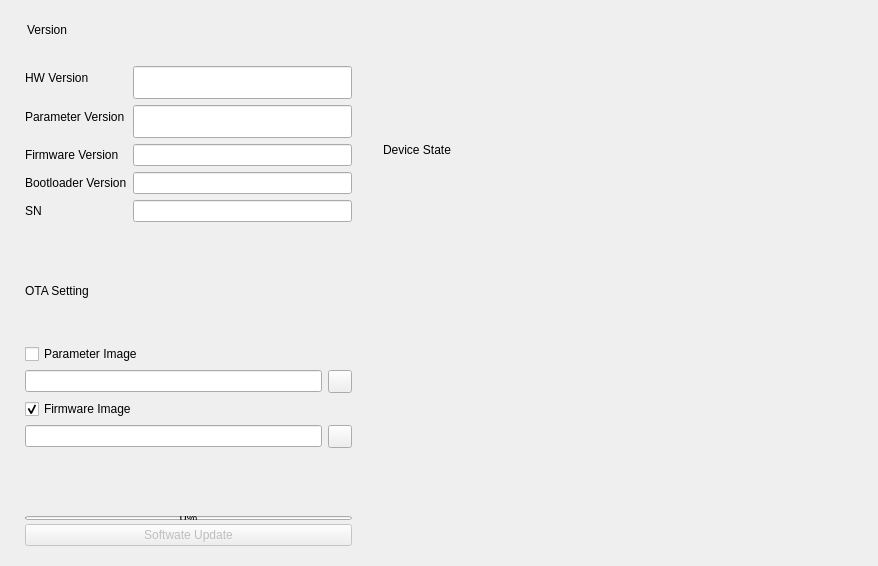
       <widget class="QWidget" name="IOT_TAB">
        <attribute name="title">
         <string>IoT</string>
        </attribute>
        <layout class="QHBoxLayout" name="horizontalLayout_23">
         <item>
          <widget class="CardWidget" name="SettingCard_4">
           <property name="sizePolicy">
            <sizepolicy hsizetype="Preferred" vsizetype="Expanding">
             <horstretch>0</horstretch>
             <verstretch>0</verstretch>
            </sizepolicy>
           </property>
           <property name="minimumSize">
            <size>
             <width>350</width>
             <height>0</height>
            </size>
           </property>
           <property name="maximumSize">
            <size>
             <width>400</width>
             <height>16777215</height>
            </size>
           </property>
           <property name="styleSheet">
            <string notr="true"/>
           </property>
           <layout class="QVBoxLayout" name="verticalLayout_19">
            <item>
             <layout class="QVBoxLayout" name="verticalLayout_20">
              <item>
               <layout class="QHBoxLayout" name="horizontalLayout_20">
                <property name="leftMargin">
                 <number>5</number>
                </property>
                <item>
                 <spacer name="horizontalSpacer_20">
                  <property name="orientation">
                   <enum>Qt::Horizontal</enum>
                  </property>
                  <property name="sizeType">
                   <enum>QSizePolicy::Fixed</enum>
                  </property>
                  <property name="sizeHint" stdset="0">
                   <size>
                    <width>2</width>
                    <height>20</height>
                   </size>
                  </property>
                 </spacer>
                </item>
                <item>
                 <widget class="StrongBodyLabel" name="ParamConfLabel_4">
                  <property name="text">
                   <string>Version</string>
                  </property>
                 </widget>
                </item>
                <item>
                 <spacer name="horizontalSpacer_21">
                  <property name="orientation">
                   <enum>Qt::Horizontal</enum>
                  </property>
                  <property name="sizeHint" stdset="0">
                   <size>
                    <width>40</width>
                    <height>20</height>
                   </size>
                  </property>
                 </spacer>
                </item>
               </layout>
              </item>
              <item>
               <layout class="QVBoxLayout" name="verticalLayout_21">
                <property name="leftMargin">
                 <number>5</number>
                </property>
                <property name="topMargin">
                 <number>10</number>
                </property>
                <item>
                 <layout class="QFormLayout" name="formLayout_4">
                  <property name="topMargin">
                   <number>10</number>
                  </property>
                  <property name="bottomMargin">
                   <number>10</number>
                  </property>
                  <item row="0" column="0">
                   <widget class="BodyLabel" name="BodyLabel_PID_4">
                    <property name="sizePolicy">
                     <sizepolicy hsizetype="Expanding" vsizetype="Preferred">
                      <horstretch>0</horstretch>
                      <verstretch>0</verstretch>
                     </sizepolicy>
                    </property>
                    <property name="minimumSize">
                     <size>
                      <width>0</width>
                      <height>0</height>
                     </size>
                    </property>
                    <property name="maximumSize">
                     <size>
                      <width>16777215</width>
                      <height>16777215</height>
                     </size>
                    </property>
                    <property name="text">
                     <string>HW Version</string>
                    </property>
                   </widget>
                  </item>
                  <item row="0" column="1">
                   <widget class="LineEdit" name="HWVersion_4">
                    <property name="sizePolicy">
                     <sizepolicy hsizetype="Expanding" vsizetype="Fixed">
                      <horstretch>0</horstretch>
                      <verstretch>0</verstretch>
                     </sizepolicy>
                    </property>
                    <property name="minimumSize">
                     <size>
                      <width>180</width>
                      <height>33</height>
                     </size>
                    </property>
                    <property name="text">
                     <string/>
                    </property>
                    <property name="readOnly">
                     <bool>true</bool>
                    </property>
                    <property name="clearButtonEnabled">
                     <bool>false</bool>
                    </property>
                   </widget>
                  </item>
                  <item row="1" column="0">
                   <widget class="BodyLabel" name="BodyLabel_MAC_4">
                    <property name="sizePolicy">
                     <sizepolicy hsizetype="Expanding" vsizetype="Preferred">
                      <horstretch>0</horstretch>
                      <verstretch>0</verstretch>
                     </sizepolicy>
                    </property>
                    <property name="minimumSize">
                     <size>
                      <width>39</width>
                      <height>0</height>
                     </size>
                    </property>
                    <property name="maximumSize">
                     <size>
                      <width>16777215</width>
                      <height>16777215</height>
                     </size>
                    </property>
                    <property name="text">
                     <string>Parameter Version</string>
                    </property>
                   </widget>
                  </item>
                  <item row="1" column="1">
                   <widget class="LineEdit" name="ParameterVersion_4">
                    <property name="sizePolicy">
                     <sizepolicy hsizetype="Expanding" vsizetype="Fixed">
                      <horstretch>0</horstretch>
                      <verstretch>0</verstretch>
                     </sizepolicy>
                    </property>
                    <property name="minimumSize">
                     <size>
                      <width>154</width>
                      <height>33</height>
                     </size>
                    </property>
                    <property name="text">
                     <string/>
                    </property>
                    <property name="readOnly">
                     <bool>true</bool>
                    </property>
                    <property name="clearButtonEnabled">
                     <bool>true</bool>
                    </property>
                   </widget>
                  </item>
                  <item row="2" column="0">
                   <widget class="BodyLabel" name="BodyLabel_10">
                    <property name="text">
                     <string>Firmware Version</string>
                    </property>
                   </widget>
                  </item>
                  <item row="2" column="1">
                   <widget class="LineEdit" name="FirmwareVersion_4">
                    <property name="readOnly">
                     <bool>true</bool>
                    </property>
                   </widget>
                  </item>
                  <item row="3" column="0">
                   <widget class="BodyLabel" name="BodyLabel_11">
                    <property name="text">
                     <string>Bootloader Version</string>
                    </property>
                   </widget>
                  </item>
                  <item row="3" column="1">
                   <widget class="LineEdit" name="BootVersion_4">
                    <property name="readOnly">
                     <bool>true</bool>
                    </property>
                   </widget>
                  </item>
                  <item row="4" column="0">
                   <widget class="BodyLabel" name="BodyLabel_12">
                    <property name="text">
                     <string>SN</string>
                    </property>
                   </widget>
                  </item>
                  <item row="4" column="1">
                   <widget class="LineEdit" name="SN_4">
                    <property name="maxLength">
                     <number>32767</number>
                    </property>
                    <property name="dragEnabled">
                     <bool>false</bool>
                    </property>
                    <property name="readOnly">
                     <bool>true</bool>
                    </property>
                   </widget>
                  </item>
                 </layout>
                </item>
                <item>
                 <spacer name="verticalSpacer_17">
                  <property name="orientation">
                   <enum>Qt::Vertical</enum>
                  </property>
                  <property name="sizeHint" stdset="0">
                   <size>
                    <width>20</width>
                    <height>40</height>
                   </size>
                  </property>
                 </spacer>
                </item>
                <item>
                 <widget class="HorizontalSeparator" name="HorizontalSeparator_4"/>
                </item>
                <item>
                 <widget class="StrongBodyLabel" name="StrongBodyLabel_4">
                  <property name="sizePolicy">
                   <sizepolicy hsizetype="Preferred" vsizetype="Expanding">
                    <horstretch>0</horstretch>
                    <verstretch>0</verstretch>
                   </sizepolicy>
                  </property>
                  <property name="minimumSize">
                   <size>
                    <width>0</width>
                    <height>0</height>
                   </size>
                  </property>
                  <property name="text">
                   <string>OTA Setting</string>
                  </property>
                 </widget>
                </item>
                <item>
                 <spacer name="verticalSpacer_18">
                  <property name="orientation">
                   <enum>Qt::Vertical</enum>
                  </property>
                  <property name="sizeHint" stdset="0">
                   <size>
                    <width>20</width>
                    <height>40</height>
                   </size>
                  </property>
                 </spacer>
                </item>
                <item>
                 <widget class="CheckBox" name="CheckBox_Param_4">
                  <property name="enabled">
                   <bool>true</bool>
                  </property>
                  <property name="text">
                   <string>Parameter Image</string>
                  </property>
                  <property name="iconSize">
                   <size>
                    <width>8</width>
                    <height>8</height>
                   </size>
                  </property>
                 </widget>
                </item>
                <item>
                 <layout class="QHBoxLayout" name="ParamFileLayOut_4">
                  <property name="topMargin">
                   <number>0</number>
                  </property>
                  <item>
                   <widget class="LineEdit" name="ParamFileName_4"/>
                  </item>
                  <item>
                   <widget class="ToolButton" name="ParamFileToolButton_4">
                    <property name="text">
                     <string/>
                    </property>
                   </widget>
                  </item>
                 </layout>
                </item>
                <item>
                 <widget class="CheckBox" name="CheckBox_Firmware_4">
                  <property name="text">
                   <string>Firmware Image</string>
                  </property>
                  <property name="checked">
                   <bool>true</bool>
                  </property>
                 </widget>
                </item>
                <item>
                 <layout class="QHBoxLayout" name="FirmFileLayOut_4">
                  <property name="topMargin">
                   <number>0</number>
                  </property>
                  <item>
                   <widget class="LineEdit" name="FirmFileName_4"/>
                  </item>
                  <item>
                   <widget class="ToolButton" name="FirmFileToolButton_4"/>
                  </item>
                 </layout>
                </item>
                <item>
                 <spacer name="verticalSpacer_19">
                  <property name="orientation">
                   <enum>Qt::Vertical</enum>
                  </property>
                  <property name="sizeHint" stdset="0">
                   <size>
                    <width>20</width>
                    <height>40</height>
                   </size>
                  </property>
                 </spacer>
                </item>
                <item>
                 <widget class="BodyLabel" name="OTAStateLabel_4">
                  <property name="text">
                   <string/>
                  </property>
                  <property name="alignment">
                   <set>Qt::AlignCenter</set>
                  </property>
                 </widget>
                </item>
                <item>
                 <widget class="ProgressBar" name="UpdateProgressBar_4">
                  <property name="sizePolicy">
                   <sizepolicy hsizetype="Expanding" vsizetype="Minimum">
                    <horstretch>0</horstretch>
                    <verstretch>0</verstretch>
                   </sizepolicy>
                  </property>
                  <property name="minimumSize">
                   <size>
                    <width>0</width>
                    <height>4</height>
                   </size>
                  </property>
                  <property name="maximumSize">
                   <size>
                    <width>16777215</width>
                    <height>0</height>
                   </size>
                  </property>
                  <property name="baseSize">
                   <size>
                    <width>0</width>
                    <height>0</height>
                   </size>
                  </property>
                  <property name="autoFillBackground">
                   <bool>false</bool>
                  </property>
                  <property name="value">
                   <number>0</number>
                  </property>
                  <property name="textVisible">
                   <bool>true</bool>
                  </property>
                  <property name="orientation">
                   <enum>Qt::Horizontal</enum>
                  </property>
                  <property name="invertedAppearance">
                   <bool>false</bool>
                  </property>
                  <property name="textDirection">
                   <enum>QProgressBar::TopToBottom</enum>
                  </property>
                  <property name="useAni">
                   <bool>false</bool>
                  </property>
                  <property name="val">
                   <double>0.000000000000000</double>
                  </property>
                 </widget>
                </item>
                <item>
                 <widget class="PrimaryPushButton" name="ButtonStartOTA_4">
                  <property name="enabled">
                   <bool>false</bool>
                  </property>
                  <property name="sizePolicy">
                   <sizepolicy hsizetype="Expanding" vsizetype="Fixed">
                    <horstretch>0</horstretch>
                    <verstretch>0</verstretch>
                   </sizepolicy>
                  </property>
                  <property name="text">
                   <string>Softwate Update</string>
                  </property>
                  <property name="autoDefault">
                   <bool>true</bool>
                  </property>
                 </widget>
                </item>
               </layout>
              </item>
             </layout>
            </item>
           </layout>
          </widget>
         </item>
         <item>
          <widget class="CardWidget" name="DeviceCard_4">
           <property name="sizePolicy">
            <sizepolicy hsizetype="Preferred" vsizetype="Preferred">
             <horstretch>0</horstretch>
             <verstretch>0</verstretch>
            </sizepolicy>
           </property>
           <property name="minimumSize">
            <size>
             <width>500</width>
             <height>0</height>
            </size>
           </property>
           <property name="maximumSize">
            <size>
             <width>16777215</width>
             <height>16777215</height>
            </size>
           </property>
           <layout class="QVBoxLayout" name="verticalLayout_17">
            <property name="sizeConstraint">
             <enum>QLayout::SetDefaultConstraint</enum>
            </property>
            <item>
             <layout class="QVBoxLayout" name="verticalLayout_18" stretch="0,0">
              <property name="sizeConstraint">
               <enum>QLayout::SetMinAndMaxSize</enum>
              </property>
              <item>
               <layout class="QHBoxLayout" name="horizontalLayout_19">
                <property name="leftMargin">
                 <number>5</number>
                </property>
                <item>
                 <spacer name="horizontalSpacer_18">
                  <property name="orientation">
                   <enum>Qt::Horizontal</enum>
                  </property>
                  <property name="sizeType">
                   <enum>QSizePolicy::Fixed</enum>
                  </property>
                  <property name="sizeHint" stdset="0">
                   <size>
                    <width>2</width>
                    <height>20</height>
                   </size>
                  </property>
                 </spacer>
                </item>
                <item>
                 <widget class="StrongBodyLabel" name="DataProgressLabel_4">
                  <property name="text">
                   <string>Device State</string>
                  </property>
                 </widget>
                </item>
                <item>
                 <spacer name="horizontalSpacer_19">
                  <property name="orientation">
                   <enum>Qt::Horizontal</enum>
                  </property>
                  <property name="sizeHint" stdset="0">
                   <size>
                    <width>40</width>
                    <height>20</height>
                   </size>
                  </property>
                 </spacer>
                </item>
               </layout>
              </item>
              <item>
               <layout class="QVBoxLayout" name="DeviceStateLayout_4">
                <property name="leftMargin">
                 <number>6</number>
                </property>
                <property name="topMargin">
                 <number>6</number>
                </property>
                <item>
                 <layout class="QHBoxLayout" name="horizontalLayout_26">
                  <property name="topMargin">
                   <number>5</number>
                  </property>
                  <item>
                   <widget class="IconInfoBadge" name="connStateIcon_4">
                    <property name="textFormat">
                     <enum>Qt::AutoText</enum>
                    </property>
                    <property name="level" stdset="0">
                     <string>Success</string>
                    </property>
                   </widget>
                  </item>
                  <item>
                   <widget class="BodyLabel" name="connStateLabel_4">
                    <property name="sizePolicy">
                     <sizepolicy hsizetype="Fixed" vsizetype="Preferred">
                      <horstretch>0</horstretch>
                      <verstretch>0</verstretch>
                     </sizepolicy>
                    </property>
                    <property name="minimumSize">
                     <size>
                      <width>0</width>
                      <height>0</height>
                     </size>
                    </property>
                    <property name="text">
                     <string/>
                    </property>
                    <property name="alignment">
                     <set>Qt::AlignLeading|Qt::AlignLeft|Qt::AlignTop</set>
                    </property>
                   </widget>
                  </item>
                  <item>
                   <spacer name="horizontalSpacer_4">
                    <property name="orientation">
                     <enum>Qt::Horizontal</enum>
                    </property>
                    <property name="sizeHint" stdset="0">
                     <size>
                      <width>40</width>
                      <height>20</height>
                     </size>
                    </property>
                   </spacer>
                  </item>
                 </layout>
                </item>
               </layout>
              </item>
             </layout>
            </item>
           </layout>
          </widget>
         </item>
        </layout>
       </widget>
